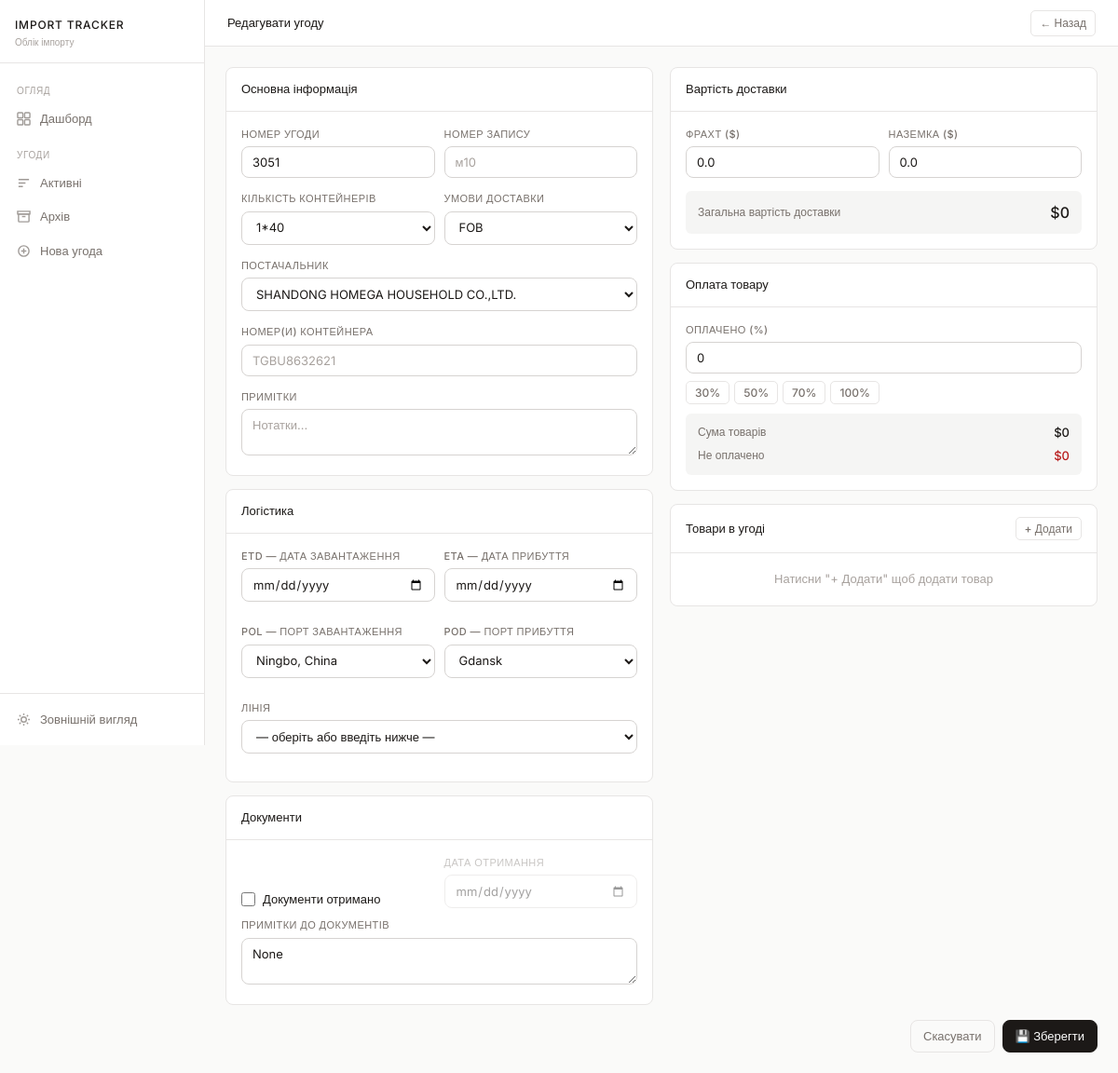
Page /agreement/3/edit on the committed database.
### tables this page shows
CREATE TABLE "agreements" (
    id INTEGER PRIMARY KEY AUTOINCREMENT,
    agreement_number TEXT,
    container_count TEXT,
    delivery_terms TEXT,
    etd DATE,
    eta DATE,
    container_numbers TEXT,
    supplier TEXT,
    pol TEXT,
    pod TEXT,
    shipping_line TEXT,
    freight_usd REAL DEFAULT 0,
    inland_usd REAL DEFAULT 0,
    goods_payment_percent REAL DEFAULT 0,
    docs_received INTEGER DEFAULT 0,
    docs_received_date DATE,
    docs_notes TEXT,
    record_number TEXT,
    notes TEXT,
    status TEXT DEFAULT 'active',
    created_at TIMESTAMP DEFAULT CURRENT_TIMESTAMP,
    archived_at TIMESTAMP
);

### app.py (the view, shortened to what this page needs)
@app.route('/agreement/<int:aid>/edit', methods=['GET','POST'])
def edit_agreement(aid):
    conn = get_db()
    agreement = fetchone(conn, 'SELECT * FROM agreements WHERE id=?', (aid,))
    goods     = fetchall(conn, 'SELECT * FROM goods WHERE agreement_id=?', (aid,))
    conn.close()
    opts = {c: get_options(c) for c in ['pol','pod','shipping_line','supplier','container_count','good_name']}
    return render_template('form.html', agreement=agreement, goods=goods, opts=opts)

### app.py (called while the page is built)
def fetchall(conn, sql, params=()):
    cur = conn.cursor()
    cur.execute(q(sql), params)
    if PG:
        cols = [d[0] for d in cur.description]
        return [dict(zip(cols, row)) for row in cur.fetchall()]
    else:
        rows = cur.fetchall()
        return [dict(r) for r in rows]

def fetchone(conn, sql, params=()):
    cur = conn.cursor()
    cur.execute(q(sql), params)
    if PG:
        cols = [d[0] for d in cur.description]
        row = cur.fetchone()
        return dict(zip(cols, row)) if row else None
    else:
        row = cur.fetchone()
        return dict(row) if row else None

def get_options(cat):
    conn = get_db()
    rows = fetchall(conn, "SELECT value FROM options WHERE category=? ORDER BY value", (cat,))
    conn.close()
    return [r['value'] for r in rows]

    def get_db():
        conn = sqlite3.connect(DB, timeout=60, check_same_thread=False)
        conn.row_factory = sqlite3.Row
        conn.execute("PRAGMA journal_mode=WAL")
        conn.execute("PRAGMA busy_timeout=60000")
        return conn

    def q(sql):
        return sql

### import_tracker/templates/form.html (shortened to what this page needs)
{% macro combo_field(name, value, options) %}
{% set cat = name.replace('[]','') %}
<div style="display:flex;gap:6px;">
  <select name="{{ name }}" style="flex:1;" onchange="handleSelect(this,'{{ cat }}')">
    <option value="">— оберіть або введіть нижче —</option>
    {% for opt in options %}
    <option value="{{ opt }}" {{ 'selected' if value and value.strip()==opt }}>{{ opt }}</option>
    {% endfor %}
    {% if value and value not in options and value.strip() %}
    <option value="{{ value }}" selected>{{ value }}</option>
    {% endif %}
  </select>
</div>
{% endmacro %}
{% extends "base.html" %}
{% block topbar_title %}{{ 'Редагувати угоду' if agreement else 'Нова угода' }}{% endblock %}
{% block topbar_actions %}<a href="/" class="btn btn-ghost btn-sm">← Назад</a>{% endblock %}
{% block content %}
<form method="post" id="main-form" autocomplete="off" onsubmit="prepareSubmit()">
<div style="display:grid;grid-template-columns:1fr 1fr;gap:18px;align-items:start;">
  <div style="display:flex;flex-direction:column;gap:14px;">
    <div class="card">
      <div class="card-header"><span style="font-size:13px;font-weight:500;">Основна інформація</span></div>
      <div class="card-body">
        <div class="grid grid-2" style="gap:10px;">
          <div class="form-group">
            <label>Номер угоди</label>
            <input type="text" name="agreement_number" value="{{ agreement.agreement_number if agreement else '' }}" placeholder="2982">
          </div>
          <div class="form-group">
            <label>Номер запису</label>
            <input type="text" name="record_number" value="{{ agreement.record_number if agreement else '' }}" placeholder="м10">
          </div>
        </div>
        <div class="grid grid-2" style="gap:10px;">
          <div class="form-group">
            <label>Кількість контейнерів</label>
            {{ combo_field('container_count', agreement.container_count if agreement else '', opts.container_count) }}
          </div>
          <div class="form-group">
            <label>Умови доставки</label>
            <select name="delivery_terms">
              {% for t in ['FOB','CIF','EXW','DAP','CFR'] %}
                <option value="{{ t }}" {{ 'selected' if agreement and agreement.delivery_terms and agreement.delivery_terms.strip()==t }}>{{ t }}</option>
              {% endfor %}
            </select>
          </div>
        </div>
        <div class="form-group">
          <label>Постачальник</label>
          {{ combo_field('supplier', agreement.supplier if agreement else '', opts.supplier) }}
        </div>
        <div class="form-group">
          <label>Номер(и) контейнера</label>
          <input type="text" name="container_numbers" value="{{ agreement.container_numbers if agreement else '' }}" placeholder="TGBU8632621">
        </div>
        <div class="form-group" style="margin-bottom:0;">
          <label>Примітки</label>
          <textarea name="notes" rows="2" placeholder="Нотатки...">{{ agreement.notes if agreement else '' }}</textarea>
        </div>
      </div>
    </div>
    <div class="card">
      <div class="card-header"><span style="font-size:13px;font-weight:500;">Логістика</span></div>
      <div class="card-body">
        <div class="grid grid-2" style="gap:10px;">
          <div class="form-group">
            <label>ETD — дата завантаження</label>
            <input type="date" name="etd" value="{{ agreement.etd if agreement else '' }}">
          </div>
          <div class="form-group">
            <label>ETA — дата прибуття</label>
            <input type="date" name="eta" value="{{ agreement.eta if agreement else '' }}">
          </div>
          <div class="form-group">
            <label>POL — порт завантаження</label>
            {{ combo_field('pol', agreement.pol if agreement else '', opts.pol) }}
          </div>
          <div class="form-group">
            <label>POD — порт прибуття</label>
            {{ combo_field('pod', agreement.pod if agreement else '', opts.pod) }}
          </div>
          <div class="form-group" style="grid-column:span 2;">
            <label>Лінія</label>
            {{ combo_field('shipping_line', agreement.shipping_line if agreement else '', opts.shipping_line) }}
          </div>
        </div>
      </div>
    </div>
    <div class="card">
      <div class="card-header"><span style="font-size:13px;font-weight:500;">Документи</span></div>
      <div class="card-body">
        <div class="grid grid-2" style="gap:10px;align-items:end;">
          <div>
            <label style="display:flex;align-items:center;gap:8px;text-transform:none;letter-spacing:0;font-size:13px;color:var(--text);cursor:pointer;margin-bottom:0;">
              <input type="checkbox" name="docs_received" value="1" style="width:15px;height:15px;"
                {{ 'checked' if agreement and agreement.docs_received }}
                onchange="document.getElementById('doc-date-wrap').style.opacity=this.checked?'1':'0.4'">
              Документи отримано
            </label>
          </div>
          <div id="doc-date-wrap" style="opacity:{{ '1' if agreement and agreement.docs_received else '0.4' }};">
            <label>Дата отримання</label>
            <input type="date" name="docs_received_date" value="{{ agreement.docs_received_date if agreement else '' }}">
          </div>
        </div>
        <div class="form-group" style="margin-top:10px;margin-bottom:0;">
          <label>Примітки до документів</label>
          <textarea name="docs_notes" rows="2" placeholder="Коментар...">{{ agreement.docs_notes if agreement else '' }}</textarea>
        </div>
      </div>
    </div>
  </div>
  <div style="display:flex;flex-direction:column;gap:14px;">
    <div class="card">
      <div class="card-header"><span style="font-size:13px;font-weight:500;">Вартість доставки</span></div>
      <div class="card-body">
        <div class="grid grid-2" style="gap:10px;">
          <div class="form-group">
            <label>Фрахт ($)</label>
            <input type="number" name="freight_usd" step="0.01" value="{{ agreement.freight_usd if agreement else '' }}" placeholder="0" id="freight" oninput="updateDelivery()">
          </div>
          <div class="form-group">
            <label>Наземка ($)</label>
            <input type="number" name="inland_usd" step="0.01" value="{{ agreement.inland_usd if agreement else '' }}" placeholder="0" id="inland" oninput="updateDelivery()">
          </div>
        </div>
        <div style="background:var(--bg3);border-radius:6px;padding:11px 13px;">
          <div style="display:flex;justify-content:space-between;align-items:center;">
            <span style="font-size:12px;color:var(--muted);">Загальна вартість доставки</span>
            <span style="font-size:16px;font-weight:500;" id="delivery-total">$0</span>
          </div>
        </div>
      </div>
    </div>
    <div class="card">
      <div class="card-header"><span style="font-size:13px;font-weight:500;">Оплата товару</span></div>
      <div class="card-body">
        <div class="form-group" style="margin-bottom:8px;">
          <label>Оплачено (%)</label>
          <input type="number" name="goods_payment_percent" min="0" max="100" step="1"
            value="{{ agreement.goods_payment_percent|int if agreement else '' }}" placeholder="0" id="goods-pct" oninput="updateGoods()">
        </div>
        <div style="display:flex;gap:5px;flex-wrap:wrap;margin-bottom:10px;">
          {% for pct in [30,50,70,100] %}
          <button type="button" class="btn btn-ghost btn-sm" onclick="document.getElementById('goods-pct').value={{ pct }};updateGoods()">{{ pct }}%</button>
          {% endfor %}
        </div>
        <div style="background:var(--bg3);border-radius:6px;padding:11px 13px;">
          <div style="display:flex;justify-content:space-between;margin-bottom:5px;">
            <span style="font-size:12px;color:var(--muted);">Сума товарів</span>
            <span style="font-size:13px;font-weight:500;" id="goods-total-d">$0</span>
          </div>
          <div style="display:flex;justify-content:space-between;">
            <span style="font-size:12px;color:var(--muted);">Не оплачено</span>
            <span style="font-size:13px;font-weight:500;color:var(--danger);" id="goods-rem-d">$0</span>
          </div>
        </div>
      </div>
    </div>
    <div class="card">
      <div class="card-header">
        <span style="font-size:13px;font-weight:500;">Товари в угоді</span>
        <button type="button" class="btn btn-ghost btn-sm" onclick="addGood()">+ Додати</button>
      </div>
      <div id="goods-list">
        {% if goods %}
          {% for g in goods %}
          <div class="good-row" style="display:grid;grid-template-columns:1fr 70px 60px 85px 28px;gap:6px;padding:10px 14px;border-bottom:1px solid var(--border);align-items:end;">
            <div>
              <label>Назва</label>
              <select name="good_name[]" onchange="handleGoodSelect(this)">
                <option value="">— оберіть —</option>
                {% for opt in opts.good_name %}
                <option value="{{ opt }}" {{ 'selected' if g.name==opt }}>{{ opt }}</option>
                {% endfor %}
                {% if g.name and g.name not in opts.good_name %}
                <option value="{{ g.name }}" selected>{{ g.name }}</option>
                {% endif %}
                <option value="__add__">+ Додати до списку...</option>
              </select>
            </div>
            <div><label>К-сть</label><input type="number" name="good_qty[]" value="{{ g.quantity }}" step="0.01" placeholder="0" oninput="updateGoods()"></div>
            <div><label>Од.</label>
              <select name="good_unit[]">{% for u in ['шт','кг','м','л','компл'] %}<option value="{{ u }}" {{ 'selected' if g.unit==u }}>{{ u }}</option>{% endfor %}</select>
            </div>
            <div><label>Ціна ($)</label><input type="number" name="good_price[]" value="{{ g.price_usd }}" step="0.01" placeholder="0" oninput="updateGoods()"></div>
            <div style="display:flex;align-items:flex-end;">
              <button type="button" onclick="this.closest('.good-row').remove();updateGoods()" style="background:transparent;border:1px solid var(--border);color:var(--muted);border-radius:5px;width:28px;height:34px;cursor:pointer;font-size:12px;">✕</button>
            </div>
          </div>
          {% endfor %}
        {% else %}
          <div id="goods-empty" style="padding:18px;text-align:center;color:var(--hint);font-size:13px;">Натисни "+ Додати" щоб додати товар</div>
        {% endif %}
      </div>
    </div>
  </div>
</div>
<div style="display:flex;gap:8px;justify-content:flex-end;margin-top:16px;">
  <a href="/" class="btn btn-ghost">Скасувати</a>
  <button type="submit" class="btn btn-primary">{{ '💾 Зберегти' if agreement else '✓ Створити' }}</button>
</div>
</form>
{% endblock %}

### import_tracker/templates/base.html (style rules this page uses)
:root { --bg:#fafaf9;--bg2:#ffffff;--bg3:#f5f5f4;--border:#e7e5e4;--border2:#d6d3d1;--text:#1c1917;--muted:#78716c;--hint:#a8a29e;--danger:#b91c1c;--warn:#92400e;--ok:#166534;--danger-bg:#fef2f2;--warn-bg:#fffbeb;--ok-bg:#f0fdf4;--sidebar-w:220px;--radius:8px;--sans:'Inter',sans-serif;--mono:'Inter',sans-serif; }
*,*::before,*::after { box-sizing:border-box;margin:0;padding:0; }
body { font-family:var(--sans);background:var(--bg);color:var(--text);min-height:100vh;font-size:14px;line-height:1.5;-webkit-font-smoothing:antialiased;display:flex; }
.btn { display:inline-flex;align-items:center;gap:6px;padding:7px 13px;border-radius:var(--radius);font-family:var(--sans);font-size:13px;font-weight:500;cursor:pointer;border:1px solid var(--border2);text-decoration:none;transition:all 0.12s;white-space:nowrap;background:var(--bg2);color:var(--text); }
.btn-primary { background:var(--text);color:var(--bg2);border-color:var(--text); }
.btn-ghost { background:transparent;color:var(--muted);border-color:var(--border); }
.btn-sm { padding:4px 9px;font-size:12px;border-radius:5px; }
.card { background:var(--bg2);border:1px solid var(--border);border-radius:var(--radius);overflow:hidden; }
.card-header { padding:13px 16px;border-bottom:1px solid var(--border);display:flex;align-items:center;justify-content:space-between; }
.card-body { padding:16px; }
input,select,textarea { background:var(--bg2);border:1px solid var(--border2);color:var(--text);border-radius:var(--radius);padding:8px 11px;font-family:var(--sans);font-size:13px;width:100%;transition:border-color 0.12s;outline:none; }
input::placeholder,textarea::placeholder { color:var(--hint); }
label { display:block;font-size:11px;color:var(--muted);margin-bottom:5px;font-weight:500;letter-spacing:0.04em;text-transform:uppercase; }
.form-group { margin-bottom:14px; }
.grid { display:grid;gap:14px; }
.grid-2 { grid-template-columns:repeat(2,1fr); }

### rows in the picture
agreements: agreement_number "3051", supplier "SHANDONG HOMEGA HOUSEHOLD CO.,LTD.", pod "Gdansk", freight_usd "0.0", inland_usd "0.0", goods_payment_percent "0"

### other values in the picture
{{ 'Редагувати угоду' if agreement else 'Нова угода' }} "Редагувати угоду"
{{ pct }} "30" "50" "70" "100"
{{ '💾 Зберегти' if agreement else '✓ Створити' }} "💾 Зберегти"
form field container_count "1*40"
form field delivery_terms "FOB"
form field pol "Ningbo, China"
